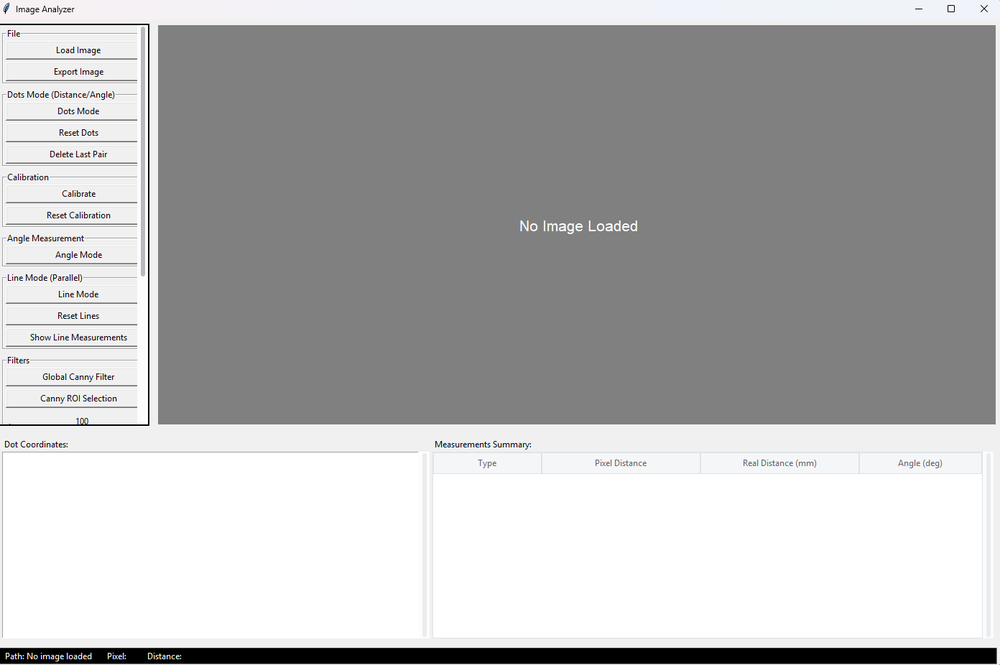
#> input picture image.png, 1000 x 665 px, shrunk from 1392 x 926 before the run; its folder holds only this picture in this run
$ python -i filters.py   (imports and definitions only)
#> lines starting #> are read from the running program, lines starting #| are printed output that depends on the picture
#> further down, picture is the input picture: PIL image 1000x665 RGBA; mean R, G, B, A 180.2, 180.2, 180.4, 255
import cv2
import numpy as np
from PIL import Image, ImageFilter # ImageFilter can be used for other filters

class FilterHandler:
    # [256 lines left out: functions __init__, update_canny_thresholds, set_canny_roi_original_coords, _apply_canny_filter_internal, apply_filters_and_update_display, reset_filter_states and 3 more, not called in this run]

# Example of a standalone filter function (could also be in this file or a sub-module)
def simple_invert_colors(image_pil):
    """
    Inverts the colors of a PIL image.

    Args:
        image_pil (PIL.Image.Image): The input image.

    Returns:
        PIL.Image.Image: The inverted image.
    """
    if image_pil.mode == 'RGBA':
        r,g,b,a = image_pil.split()
#> a: PIL image 1000x665 L; every value is 255
        r = r.point(lambda i: 255 - i)
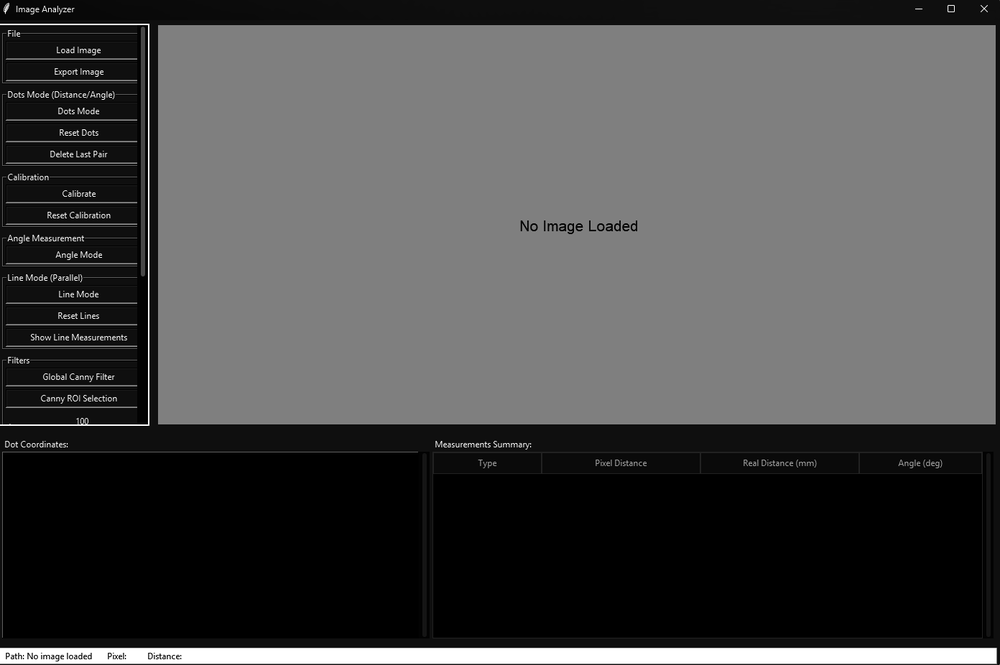
#> r: PIL image 1000x665 L; min 0, max 255, mean 74.8
        g = g.point(lambda i: 255 - i)
        b = b.point(lambda i: 255 - i)
        return Image.merge('RGBA', (r,g,b,a))
    elif image_pil.mode == 'RGB':
        # For RGB, we can use PIL.ImageOps.invert
        from PIL import ImageOps
        return ImageOps.invert(image_pil.convert('RGB'))
    elif image_pil.mode == 'L':
        from PIL import ImageOps
        return ImageOps.invert(image_pil.convert('L'))
    else:
        # For other modes, attempt conversion to RGB, invert, then try to convert back
        # This might not always be ideal.
        try:
            original_mode = image_pil.mode
            rgb_image = image_pil.convert('RGB')
            from PIL import ImageOps
            inverted_rgb = ImageOps.invert(rgb_image)
            return inverted_rgb.convert(original_mode)
        except Exception:
            # Fallback if conversion path is tricky, just return original
            return image_pil

>>> from PIL import Image
>>> picture = Image.open('image.png')
>>> result = simple_invert_colors(picture)
